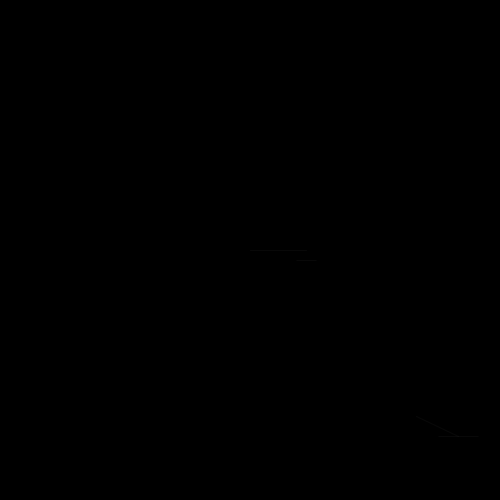
Frame 1 (no input)
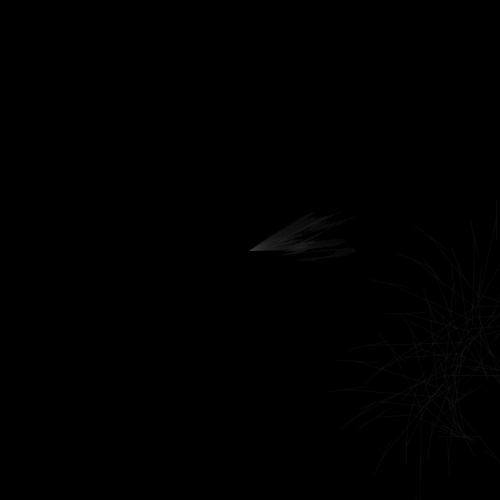
Frame 60 (the mouse pressed at the canvas centre just before this capture)
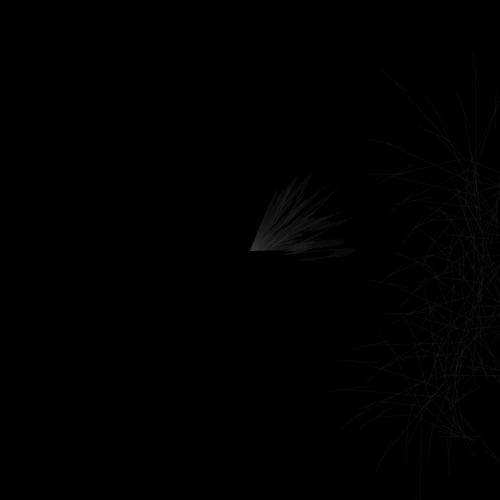
Frame 120 (the mouse held since frame 60 and released just before this capture)

The Processing sketch that drew these frames (run headless with seeded random() and noise(); from frame 60 on, the mouse is pressed at the canvas centre):

// Processing sketch: processing_5087
// ── processing_5087.pde



float turn = 0;
float noiseNum = 10;
float turn2 = 0.01;
float noiseNum2 = 30;

void setup () {
  size(500,500);
  background(0);
  smooth();
  
  noiseSeed(3);
};

void draw() {
  pushMatrix();
  translate(width/2,height/2);
  rotate(turn);
//    float end= random(140,150)
  float end = noise(noiseNum)* 130;
  noiseNum =noiseNum - 0.1;
  
  stroke(50,40);
  line(0,0,end,0);
  ellipse(end,10,20,0);
  
  turn = turn  - 0.01;
  
  translate(width/3,height/3);
  rotate(turn2);
  float end2 = noise(noiseNum2)* 150;
  noiseNum2 =noiseNum2 - 10;
  
  stroke(50,40);
  line(1,0,end2,20);
  ellipse(end2,20,40,0);
  
  turn2 = turn2  - 10;
  popMatrix();
};
